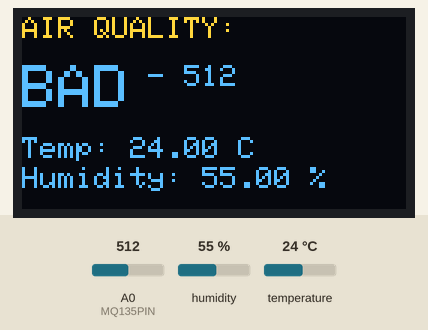
This sketch was run on a simulated Arduino Uno, built with avr-gcc and run on an emulated ATmega328P. On the bench: 128×64 one-colour display. The inputs (shaded band) are chosen by the test bench; at power-on: A0 (MQ135PIN) = 512, humidity 55 %, temperature 24 °C. The OLED is the two-colour kind (top 16 rows yellow); what the sketch prints to the serial monitor is not drawn.

Above: at 3.2 s.
3.3 s: A0 (MQ135PIN) set to 590
At 4.4 s:
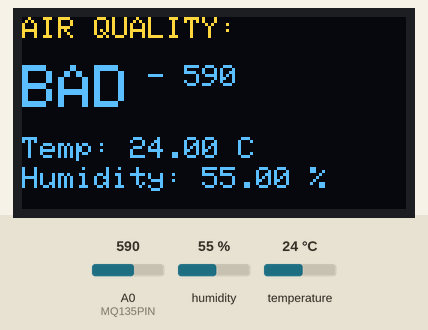
6.0 s: A0 (MQ135PIN) set to 613
At 7.0 s:
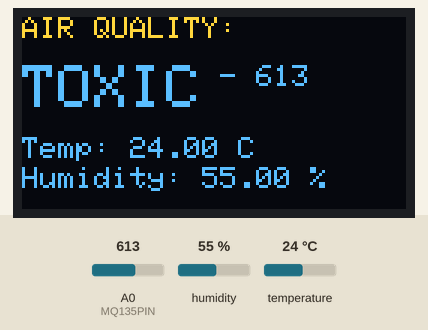
8.7 s: A0 (MQ135PIN) set to 390
At 11.0 s:
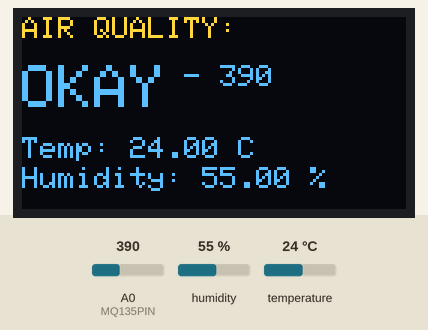
11.8 s: A0 (MQ135PIN) set to 213
At 13.6 s:
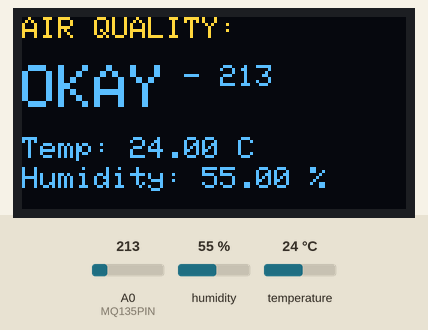
14.5 s: A0 (MQ135PIN) set to 182
At 17.7 s:
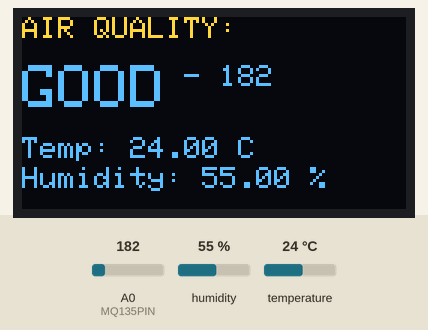
18.0 s: humidity set to 22 %
At 19.1 s:
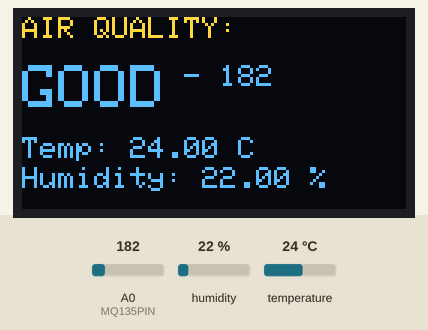
Timing chart, 0 to 21.0 s (numbered marks = the images above; inputs shaded):
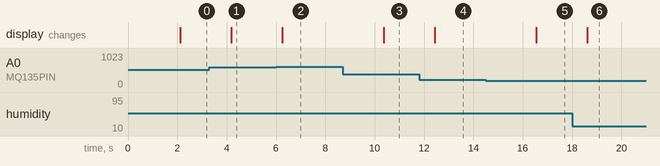

Measured:
- the behaviour switches between 599 and 600 on A0 (MQ135PIN) (found by bisection; images 1 and 2)
- the behaviour switches between 200 and 199 on A0 (MQ135PIN) (found by bisection; images 4 and 5)
- after the input at 3.3 s, the display: changes after 0.88 s (image 1)
- after the input at 6.0 s, the display: changes after 0.25 s (image 2)
- after the input at 8.7 s, the display: changes after 1.7 s (image 3)
- after the input at 11.8 s, the display: changes after 0.63 s (image 4)
- after the input at 14.5 s, the display: changes after 2.1 s (image 5)
- after the input at 18.0 s, the display: changes after 0.62 s (image 6)

The sketch:

smarthouse.2.0.ino
```cpp
/*

	Program name: Smart House - Air quality monitor
    Version:2.0
    Creator: Figga
    Description: A DIY air quality monitor, that monitors the gas level, humidity and
    temperature of your space. The OLED display show the actual values.

*/

#include <Wire.h>
#include <Adafruit_SSD1306.h>
#include <Adafruit_GFX.h>
#include <DHT.h>

// Pin Definitions
#define DHTPIN 2         // Pin for the DHT11 sensor
#define DHTTYPE DHT11    // DHT11 sensor

#define MQ135PIN A0      // Pin for the MQ135 air quality sensor

// OLED Display
#define SCREEN_WIDTH 128
#define SCREEN_HEIGHT 64
Adafruit_SSD1306 display(SCREEN_WIDTH, SCREEN_HEIGHT, &Wire, -1);  // Use default I2C address

// Initialize DHT11
DHT dht(DHTPIN, DHTTYPE);

// Function to determine air quality
String getAirQualityDescription(int value) {
  if (value < 200) {
    return "GOOD";
  } else if (value < 400) {
    return "OKAY";
  } else if (value < 600) {
    return "BAD";
  } else {
    return "TOXIC";
  }
}

void setup() {
  Serial.begin(115200);
  Serial.println("Smart House Sensor Monitor Starting...");

  // Initialize DHT11 sensor
  dht.begin();

  // Initialize OLED display
  if (!display.begin(SSD1306_SWITCHCAPVCC, 0x3C)) {  // Use I2C address 0x3C
    Serial.println(F("SSD1306 allocation failed"));
    for (;;);  // Infinite loop if OLED initialization fails
  }

  // Display "SMART HOUSE" startup screen
  display.clearDisplay();
  display.setTextSize(2);  // Larger text size for the startup message
  display.setTextColor(SSD1306_WHITE);

  // Center "SMART"
  int16_t x1, y1;
  uint16_t width1, height1;
  display.getTextBounds("SMART", 0, 0, &x1, &y1, &width1, &height1);
  int centerX1 = (SCREEN_WIDTH - width1) / 2;
  display.setCursor(centerX1, 20);  // Position it centered
  display.println("SMART");

  // Center "HOUSE"
  int16_t x2, y2;
  uint16_t width2, height2;
  display.getTextBounds("HOUSE", 0, 0, &x2, &y2, &width2, &height2);
  int centerX2 = (SCREEN_WIDTH - width2) / 2;
  display.setCursor(centerX2, 40);  // Position it centered
  display.println("HOUSE");

  display.display();
  delay(2000);  // Show for 2 seconds

  // Clear the screen for the next readings
  display.clearDisplay();
}

void loop() {
  // Read DHT11 data
  float temperature = dht.readTemperature();
  float humidity = dht.readHumidity();

  // Read MQ135 air quality sensor
  int mq135Value = analogRead(MQ135PIN);
  String airQuality = getAirQualityDescription(mq135Value);

  // Print sensor readings to Serial Monitor
  Serial.println("--- Sensor Readings ---");
  Serial.print("Temperature: ");
  Serial.print(temperature);
  Serial.println(" °C");

  Serial.print("Humidity: ");
  Serial.print(humidity);
  Serial.println(" %");

  Serial.print("Air Quality: ");
  Serial.print(airQuality);
  Serial.print(" (Raw Value: ");
  Serial.print(mq135Value);
  Serial.println(")");
  Serial.println("---------------------");

  // Clear the display
  display.clearDisplay();

  // Display "AIR QUALITY" title
  display.setTextSize(1);
  display.setCursor(0, 0);
  display.println("AIR QUALITY:");

  // Display air quality description first, then value
  display.setTextSize(2);  // Larger text
  display.setCursor(0, 16);  // Position within the yellow section (for dual-color OLED)
  display.print(airQuality);
  display.setTextSize(1);
  display.print(" - ");
  display.println(mq135Value);

  // Display temperature
  display.setTextSize(1);  // Back to normal text size
  display.setCursor(0, 40);
  display.print("Temp: ");
  display.print(temperature);
  display.println(" C");

  // Display humidity
  display.setCursor(0, 50);
  display.print("Humidity: ");
  display.print(humidity);
  display.println(" %");

  // Update display
  display.display();

  // Delay before the next loop
  delay(2000);  // Update every 2 seconds
}
```
